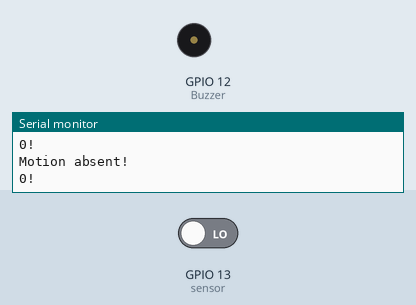
A sketch run on a simulated ESP8266 (NodeMCU). Parts: buzzer (waves = sounding, pin HIGH), the last lines printed to the serial monitor. Inputs (shaded band) come from the test bench; at power-on: GPIO 13 (sensor) LOW. WiFi joins after 1.5 s; servers stay silent unless stated.

Above: at 3.2 s.
3.3 s: GPIO 13 (sensor) driven HIGH
At 4.7 s:
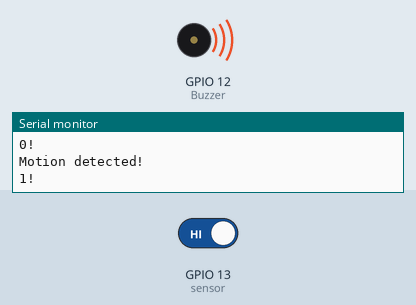
5.0 s: GPIO 13 (sensor) driven LOW
At 7.1 s:
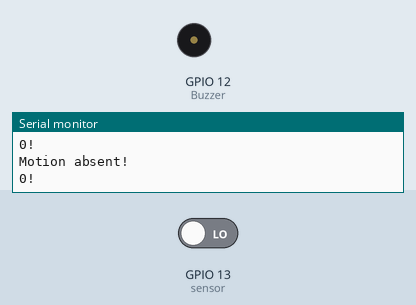
Timing chart, 0 to 8.6 s (numbered marks = the images above; inputs shaded):
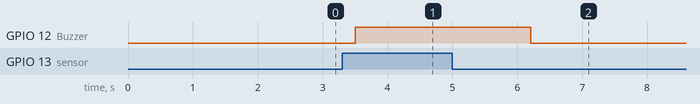

Measured:
- after the input at 3.3 s, GPIO 12 (Buzzer): LOW → HIGH after 0.20 s
- after the input at 5.0 s, GPIO 12 (Buzzer): HIGH → LOW after 1.2 s

The sketch:

PIR_ONLY_CODE.ino
```cpp
//Original source code : http://enrique.latorres.org/2017/10/17/testing-lolin-nodemcu-v3-esp8266/
//Download LoLin NodeMCU V3 ESP8266 Board for Arduino IDE (json) : http://arduino.esp8266.com/stable/package_esp8266com_index.json

#include <Arduino.h>

#include <ESP8266WiFi.h>
#include <ESP8266WiFiMulti.h>
#include <ESP8266HTTPClient.h>
#include <WiFiClient.h>
ESP8266WiFiMulti WiFiMulti;

////////////// VARIABLES BEGIN ////////////////

const char* ssid     = "Spectranet-LT";
const char* password = "123456780125";

String ip_address = "192.168.8.101:8000";
String device_code = "003";

///////////////////////////////////

String base_url = "http://" + ip_address + "/main/update/";
String url = base_url + device_code;

///////////////////////////////////
//          DO NOT TAMPER        //
int Buzzer = 12;  // Digital pin D6
int sensor = 13;  // Digital pin D7
///////////////////////////////////

///////////// VARIABLES ENDING ///////////////


void setup() {
  Serial.begin(115200);
  pinMode(sensor, INPUT);   // declare sensor as input
  pinMode(Buzzer, OUTPUT);  // declare LED as output

  for (uint8_t t = 4; t > 0; t--) {
    Serial.printf("[SETUP] WAIT %d...\n", t);
    Serial.flush();
    delay(500);
  }

  WiFi.mode(WIFI_STA);
  WiFiMulti.addAP(ssid, password);
};

void loop() {

  long state = digitalRead(sensor);
    if(state == HIGH) {
      digitalWrite (Buzzer, HIGH);
      Serial.println("Motion detected!");
      Serial.println("1!");
      send_alert();
      delay(500);
    }
    else {
      digitalWrite (Buzzer, LOW);
      Serial.println("Motion absent!");
      Serial.println("0!");
      delay(500);
      }
}


void send_alert() {
  // wait for WiFi connection
  if ((WiFiMulti.run() == WL_CONNECTED)) {

    WiFiClient client;

    HTTPClient http;

    Serial.print("[HTTP] begin...\n");
    if (http.begin(client, url)) {  // HTTP


      Serial.print("[HTTP] GET...\n");
      // start connection and send HTTP header
      int httpCode = http.GET();

      // httpCode will be negative on error
      if (httpCode > 0) {
        // HTTP header has been send and Server response header has been handled
        Serial.printf("[HTTP] GET... code: %d\n", httpCode);

        // file found at server
        if (httpCode == HTTP_CODE_OK || httpCode == HTTP_CODE_MOVED_PERMANENTLY) {
          String payload = http.getString();
          Serial.println(payload);
        }
      } else {
        Serial.printf("[HTTP] GET... failed, error: %s\n", http.errorToString(httpCode).c_str());
      }

      http.end();
    } else {
      Serial.printf("[HTTP} Unable to connect\n");
    }
  }

  delay(500);
}


////Original source code : http://enrique.latorres.org/2017/10/17/testing-lolin-nodemcu-v3-esp8266/
////Download LoLin NodeMCU V3 ESP8266 Board for Arduino IDE (json) : http://arduino.esp8266.com/stable/package_esp8266com_index.json
//#include <ESP8266WiFi.h>
////const char* ssid = "Spectranet-LT";
////const char* password = "123456780124";
////int ledPin = 2; // Arduino standard is GPIO13 but lolin nodeMCU is 2 http://www.esp8266.com/viewtopic.php?f=26&t=13410#p61332
////WiFiServer server(80);
//
////
////
//int Status = 12;  // Digital pin D6
//int sensor = 13;  // Digital pin D7
//void setup() {
//  Serial.begin(115200);
//  pinMode(sensor, INPUT);   // declare sensor as input
//  pinMode(Status, OUTPUT);  // declare LED as output
//}
//void loop() {
//
//  long state = digitalRead(sensor);
//    if(state == HIGH) {
//      digitalWrite (Status, HIGH);
//      Serial.println("Motion detected!");
//      Serial.println("1!");
//      delay(500);
//    }
//    else {
//      digitalWrite (Status, LOW);
//      Serial.println("Motion absent!");
//      Serial.println("0!");
//      delay(500);
//      }
//}
////
```
